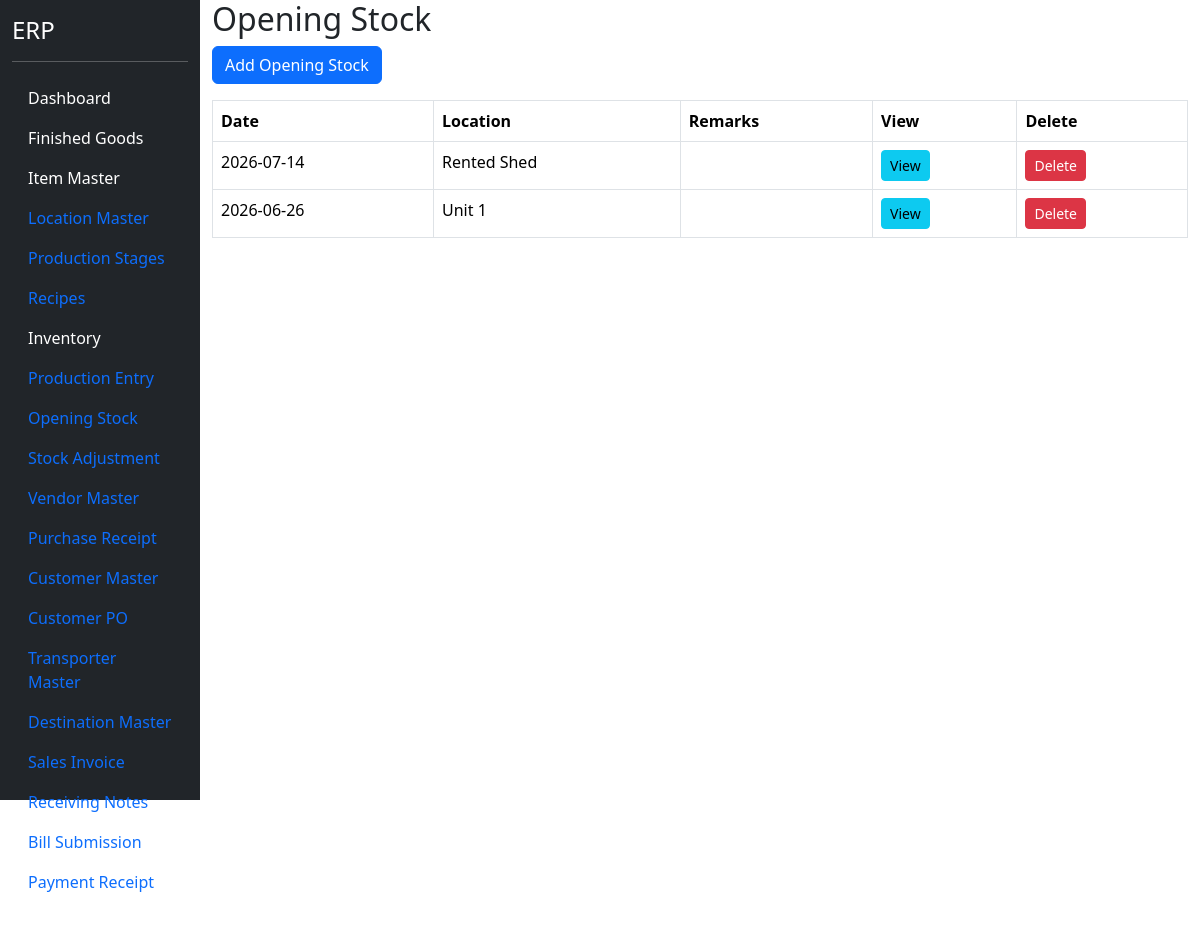
The app's page /opening-stock (signed in), older data.
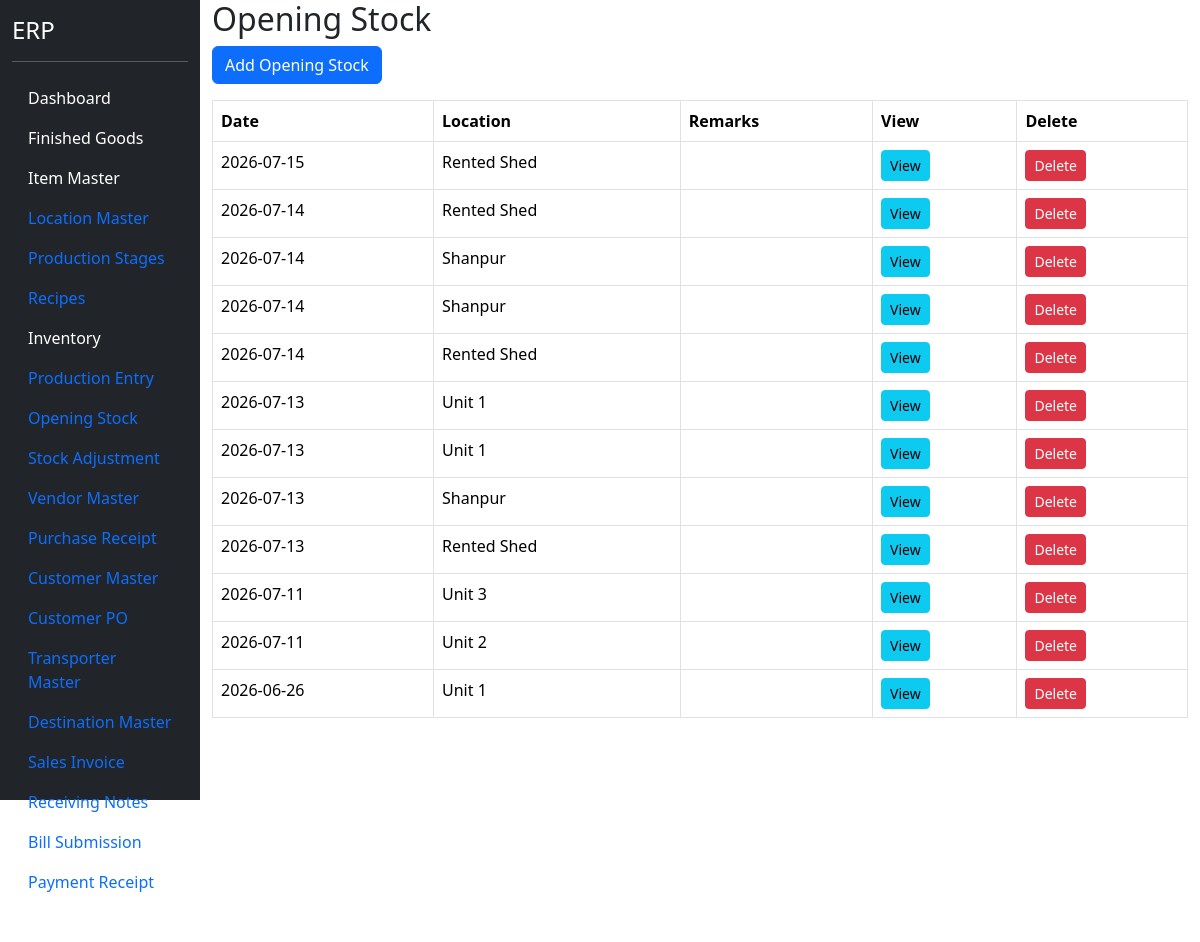
The same page, newer data.
### models.py (models this page shows)
class OpeningStock(db.Model):
    __tablename__ = "opening_stock"
    id = db.Column(
        db.Integer,
        primary_key=True
    )
    opening_date = db.Column(
        db.Date,
        nullable=False
    )
    location_id = db.Column(
        db.Integer,
        db.ForeignKey("location_master.id"),
        nullable=False
    )
    remarks = db.Column(
        db.String(500)
    )
    location = db.relationship(
        "LocationMaster"
    )
    details = db.relationship(
        "OpeningStockDetail",
        backref="opening_stock",
        cascade="all, delete-orphan"
    )

class LocationMaster(db.Model):
    __tablename__ = "location_master"
    id = db.Column(
        db.Integer,
        primary_key=True
    )
    location_code = db.Column(
        db.String(20),
        unique=True,
        nullable=False
    )
    location_name = db.Column(
        db.String(100),
        nullable=False
    )
    active = db.Column(
        db.Boolean,
        default=True
    )

### blueprints/masters/routes.py (the view)
@masters_bp.route("/opening-stock")
@login_required
def opening_stock():
    opening_list = OpeningStock.query.order_by(
        OpeningStock.opening_date.desc(),
        OpeningStock.id.desc()
    ).all()
    return render_template(
        "opening_stock.html",
        opening_list=opening_list
    )

### app.py (called while the page is built)
@login_manager.user_loader
def load_user(user_id):
    return User.query.get(int(user_id))

### templates/opening_stock.html (shortened to what this page needs)
{% extends "base.html" %}
{% block content %}
<h2>
</h2>
<a
href="/opening-stock/add"
class="btn btn-primary mb-3">
Add Opening Stock
</a>
<table class="table table-bordered">
<thead>
<tr>
<th>Date</th>
<th>Location</th>
<th>Remarks</th>
<th>View</th>
<th>Delete</th>
</tr>
</thead>
<tbody>
{% for row in opening_list %}
<tr>
<td>
{{ row.opening_date }}
</td>
<td>
{{ row.location.location_name }}
</td>
<td>
</td>
<td>
<a
href="/opening-stock/view/{{ row.id }}"
class="btn btn-info btn-sm">
View
</a>
</td>
<td>
<button
class="btn btn-danger btn-sm">
Delete
</button>
</td>
</tr>
{% endfor %}
</tbody>
</table>
{% endblock %}

Row changes from the older to the newer data that the page shows:
added OpeningStock: opening_date "2026-07-15", location.location_name "Rented Shed"
added OpeningStock: opening_date "2026-07-14", location.location_name "Rented Shed"
added OpeningStock: opening_date "2026-07-14", location.location_name "Shanpur"
added OpeningStock: opening_date "2026-07-14", location.location_name "Shanpur"
added OpeningStock: opening_date "2026-07-13", location.location_name "Unit 1"
added OpeningStock: opening_date "2026-07-13", location.location_name "Unit 1"
added OpeningStock: opening_date "2026-07-13", location.location_name "Shanpur"
added OpeningStock: opening_date "2026-07-13", location.location_name "Rented Shed"
added OpeningStock: opening_date "2026-07-11", location.location_name "Unit 3"
added OpeningStock: opening_date "2026-07-11", location.location_name "Unit 2"
